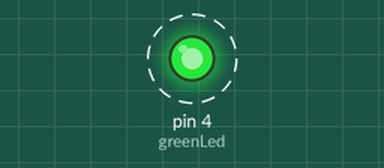
A sketch run on a simulated Arduino Uno, built with avr-gcc and run on an emulated ATmega328P. Shown: output pins drawn as LEDs (lit = HIGH). Dashed ring = blinking. What the sketch prints to the serial monitor is not drawn.

Above: at 0.2 s.
Timing chart, 0 to 5.6 s (numbered marks = the images above):
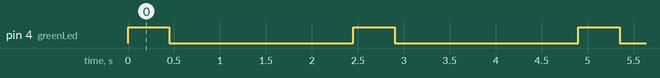

Measured:
- by itself, pin 4 (greenLed): alternates HIGH for 0.45 s and LOW for 2.0 s

The sketch:

PulsarStation.ino
```cpp
#include <RCSwitch.h>

RCSwitch mySwitch = RCSwitch();

const int arduinoId = 10;
const int greenLed = 4;
const int pinTransmiter = 3;
int sensorState = 0 ;
void setup(){
	Serial.begin(9600);
	mySwitch.enableTransmit(pinTransmiter);
	pinMode(greenLed, OUTPUT);

}

void loop(){

	digitalWrite(greenLed, HIGH);
	mySwitch.send(arduinoId + sensorState, 12);
	digitalWrite(greenLed, LOW);
    if(sensorState==0){
    	sensorState = 1;
    } else {
    	sensorState = 0;
    }

	Serial.print("broadcast message..");
        Serial.println(arduinoId + sensorState);
	delay(2000);

}
```
